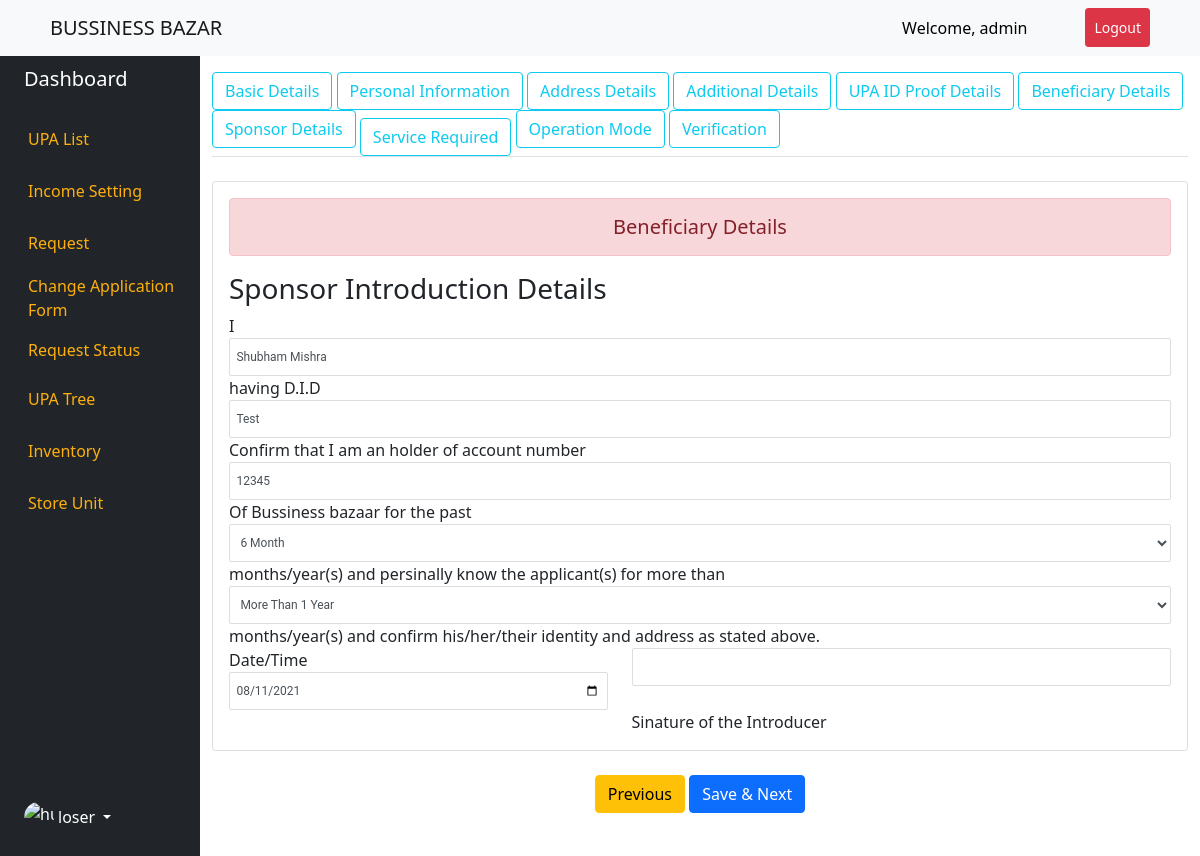
Screenshot of /sponsor_details/1/ (signed in) with the database file from the repository.
### upa/models.py (models this page shows, shortened)
class SponsorIntroductionDetail(models.Model):
    TIME_TYPE = (
        ('3 Month','3 Month'),
        ('6 Month','6 Month'),
        ('1 Year','3 Year'),
        ('More Than 1 Year','More Than 1 Year'),
    )
    APPLICANT_TIME_TYPE = (
        ('3 Month','3 Month'),
        ('6 Month','6 Month'),
        ('1 Year','3 Year'),
        ('More Than 1 Year','More Than 1 Year'),
    )
    user = models.OneToOneField(Profile,on_delete=models.CASCADE,blank=True, null=True,related_name="sponsor_details")
    name = models.CharField(max_length=200,blank=True, null=True,help_text="Enter Sponsor Name")
    did_no = models.CharField(max_length=100,blank=True, null=True)
    account_no = models.PositiveIntegerField(blank=True, null=True)
    time_in_bussiness = models.CharField(max_length=100,choices=TIME_TYPE,blank=True, null=True)
    time_with_applicant = models.CharField(max_length=100,choices=APPLICANT_TIME_TYPE,blank=True, null=True)
    date = models.DateField(blank=True, null=True)

### upa/views.py (the view, shortened to what this page needs)
# urls.py: path('sponsor_details/<int:id>/',SponsorIntruductionView.as_view(), name='sponsor-details-form'),
class SponsorIntruductionView(LoginRequiredMixin,View):
    def dispatch(self, request, *args, **kwargs):
        return super(SponsorIntruductionView,self).dispatch(request, *args, **kwargs)
    def get(self,request,*args,**kwargs):
        profile = Profile.objects.get(id=kwargs['id'])
        try:
            instance = SponsorIntroductionDetail.objects.get(user_id = profile.id)
            form = SponsorIntroductionDetailForm(instance=instance)
        except:
            form = SponsorIntroductionDetailForm()
            pass
        context = {'form':form,'profile':profile}
        return render(request,'upa/sponsor_introduction_detail.html',context)

### upa/forms.py
class SponsorIntroductionDetailForm(forms.ModelForm):
    class Meta:
        model = SponsorIntroductionDetail
        fields = '__all__'
        exclude = ('user',)
        widgets = {
            'date':DateInput(),
        }

### templates/upa/sponsor_introduction_detail.html (shortened to what this page needs)
{% extends "base.html" %}
{% block content %}
<div class="container-fluid">
    <div class="row flex-nowrap">
        {% include 'left_panel.html' %}
        <div class="col">
            {% include 'upa/header_panel.html' %}
            <form action="" method="POST">
                <div class="card my-4">
                    <div class="card-body main-row">
                        <h5 class="text-center alert alert-danger">Beneficiary Details</h5>
                        <h3>Sponsor Introduction Details</h3>
                        <div class="">
                            I {{form.name}} having D.I.D {{form.did_no}} Confirm that I am an holder of
                            account number {{form.account_no}} Of Bussiness bazaar for the past {{form.time_in_bussiness}}
                            months/year(s) and persinally know the applicant(s) for more than {{form.time_with_applicant}}
                            months/year(s) and confirm his/her/their identity and address as stated above.
                        </div>
                        <div class="row">
                            <div class="col-md-5">Date/Time {{form.date}}</div>
                            <div class="col-md-7"><input type="text" /> <br />Sinature of the Introducer</div>
                        </div>
                    </div>
                </div>
                <div class="d-flex justify-content-center mb-4">
                    <a href="{% url 'beneficiary-details-form' profile.id %}" class="btn btn-warning">Previous</a>&nbsp;
                    <button type="submit" class="btn btn-primary btn-customlg">Save & Next</button>
                </div>
            </form>
        </div>
    </div>
</div>
{% endblock content %}

### templates/base.html (shortened to what this page needs)
<!doctype html>
<html lang="en">
{% load static %}
  <head>
    <link href="https://cdn.jsdelivr.net/npm/bootstrap@5.0.2/dist/css/bootstrap.min.css" rel="stylesheet">
    <link href="{% static 'style.css'%}" rel="stylesheet">
    <link rel="stylesheet" href="https://cdnjs.cloudflare.com/ajax/libs/font-awesome/4.7.0/css/font-awesome.min.css">
  </head>
  <body>
  <nav class="navbar navbar-expand-lg navbar-light bg-light bg-primary">
  <a class="navbar-brand" href="{% url 'home'%}" style="margin-left:50px;">BUSSINESS BAZAR</a>
  <div class="collapse navbar-collapse" id="navbarSupportedContent">
    <ul class="navbar-nav ms-auto">
    {% if request.user.is_authenticated %}
    <li class="nav-item">
        <a class="nav-link" href="#" style="margin-right:50px; color:black;">Welcome, {{request.user.username}}</a>
      </li>
      <li class="nav-item">
        <a class="nav-link btn btn-sm btn-danger" href="{% url 'logout' %}" style="margin-right:50px; color:white;">Logout</a>
      </li>
      {% else %}
      <li class="nav-item">
        <a class="nav-link btn btn-primary" href="{% url 'login' %}" style="margin-right:30px; color:white">Login</a>
      </li>
    {% endif %}
    </ul>
</nav>
    {% block content %}
    {% endblock content %}
  </body>
</html>

### static/style.css (style rules this page uses)
select, input[type='text'], input[type='number'], input[type='date'], input[type="number"], input[type="email"], input[type="file"], textarea { display: block; width: 100%; height: 38px; font-size: 0.750rem; font-weight: 400; line-height: 1; color: #495057; background-color: #ffffff; background-clip: padding-box; border-radius: 2px; transition: border-color 0.15s ease-in-out, box-shadow 0.15s ease-in-out; border: 1px solid #dedede; font-family: "Roboto", sans-serif; padding: 0.56rem 0.4rem; line-height: 14px; }
.nav-item { color: #fdbe39; }

### rows the page displays
SponsorIntroductionDetail: name "Shubham Mishra", did_no "Test", account_no "12345", time_in_bussiness "6 Month", time_with_applicant "More Than 1 Year", date "08/11/2021"

### other values shown
{{ request.user.username }} "admin"
